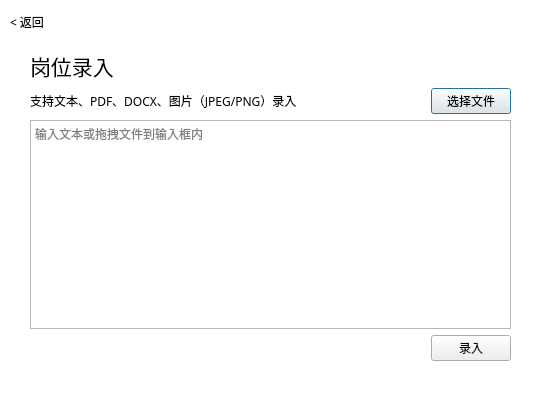
<?xml version="1.0" encoding="UTF-8"?>
<ui version="4.0">
 <class>PostEntry</class>
 <widget class="QDialog" name="PostEntry">
  <property name="geometry">
   <rect>
    <x>0</x>
    <y>0</y>
    <width>550</width>
    <height>400</height>
   </rect>
  </property>
  <property name="minimumSize">
   <size>
    <width>550</width>
    <height>400</height>
   </size>
  </property>
  <property name="maximumSize">
   <size>
    <width>550</width>
    <height>400</height>
   </size>
  </property>
  <property name="windowTitle">
   <string>岗位录入</string>
  </property>
  <property name="styleSheet">
   <string notr="true">QDialog{
background-color: rgb(255, 255, 255);
border-radius: 10px;
}
</string>
  </property>
  <widget class="QWidget" name="layoutWidget">
   <property name="geometry">
    <rect>
     <x>30</x>
     <y>50</y>
     <width>481</width>
     <height>311</height>
    </rect>
   </property>
   <layout class="QVBoxLayout" name="verticalLayout">
    <item>
     <widget class="QLabel" name="label">
      <property name="font">
       <font>
        <family>Microsoft JhengHei UI Light</family>
        <pointsize>16</pointsize>
       </font>
      </property>
      <property name="text">
       <string>岗位录入</string>
      </property>
     </widget>
    </item>
    <item>
     <layout class="QHBoxLayout" name="horizontalLayout">
      <item>
       <widget class="QLabel" name="label_1">
        <property name="font">
         <font>
          <family>Microsoft JhengHei UI Light</family>
         </font>
        </property>
        <property name="text">
         <string>支持文本、PDF、DOCX、图片（JPEG/PNG）录入</string>
        </property>
       </widget>
      </item>
      <item>
       <spacer name="horizontalSpacer">
        <property name="orientation">
         <enum>Qt::Horizontal</enum>
        </property>
        <property name="sizeHint" stdset="0">
         <size>
          <width>40</width>
          <height>20</height>
         </size>
        </property>
       </spacer>
      </item>
      <item>
       <widget class="QPushButton" name="button_SelectFile">
        <property name="font">
         <font>
          <family>Microsoft JhengHei UI Light</family>
         </font>
        </property>
        <property name="text">
         <string>选择文件</string>
        </property>
       </widget>
      </item>
     </layout>
    </item>
    <item>
     <widget class="QTextEdit" name="textEdit">
      <property name="placeholderText">
       <string>输入文本或拖拽文件到输入框内</string>
      </property>
     </widget>
    </item>
    <item>
     <layout class="QHBoxLayout" name="horizontalLayout_2">
      <item>
       <spacer name="horizontalSpacer_2">
        <property name="orientation">
         <enum>Qt::Horizontal</enum>
        </property>
        <property name="sizeHint" stdset="0">
         <size>
          <width>40</width>
          <height>20</height>
         </size>
        </property>
       </spacer>
      </item>
      <item>
       <widget class="QPushButton" name="button_input">
        <property name="font">
         <font>
          <family>Microsoft JhengHei UI Light</family>
         </font>
        </property>
        <property name="text">
         <string>录入</string>
        </property>
       </widget>
      </item>
     </layout>
    </item>
   </layout>
  </widget>
  <widget class="QPushButton" name="button_showMainWin">
   <property name="geometry">
    <rect>
     <x>10</x>
     <y>10</y>
     <width>61</width>
     <height>24</height>
    </rect>
   </property>
   <property name="font">
    <font>
     <family>Microsoft JhengHei UI Light</family>
    </font>
   </property>
   <property name="cursor">
    <cursorShape>PointingHandCursor</cursorShape>
   </property>
   <property name="styleSheet">
    <string notr="true">* {
  border-radius: 15px;
  border: none;
  background-color: rgb(255, 255, 255);
  text-align: left;
}</string>
   </property>
   <property name="text">
    <string>&lt; 返回</string>
   </property>
  </widget>
 </widget>
 <resources/>
 <connections/>
</ui>
